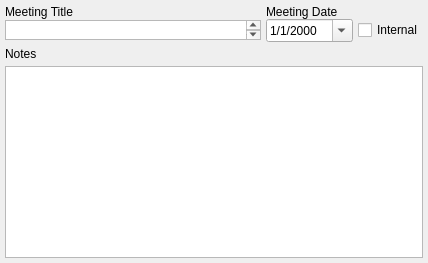
          <widget class="QWidget" name="tabNote">
           <attribute name="title">
            <string>Note</string>
           </attribute>
           <layout class="QHBoxLayout" name="horizontalLayout_2">
            <property name="spacing">
             <number>0</number>
            </property>
            <property name="leftMargin">
             <number>0</number>
            </property>
            <property name="topMargin">
             <number>0</number>
            </property>
            <property name="rightMargin">
             <number>0</number>
            </property>
            <property name="bottomMargin">
             <number>5</number>
            </property>
            <item>
             <widget class="QFrame" name="frameNote">
              <property name="sizePolicy">
               <sizepolicy hsizetype="Expanding" vsizetype="Expanding">
                <horstretch>0</horstretch>
                <verstretch>0</verstretch>
               </sizepolicy>
              </property>
              <property name="frameShape">
               <enum>QFrame::Shape::NoFrame</enum>
              </property>
              <property name="frameShadow">
               <enum>QFrame::Shadow::Raised</enum>
              </property>
              <property name="lineWidth">
               <number>0</number>
              </property>
              <layout class="QVBoxLayout" name="verticalLayout_15">
               <property name="spacing">
                <number>5</number>
               </property>
               <property name="leftMargin">
                <number>5</number>
               </property>
               <property name="topMargin">
                <number>5</number>
               </property>
               <property name="rightMargin">
                <number>5</number>
               </property>
               <property name="bottomMargin">
                <number>0</number>
               </property>
               <item>
                <widget class="QFrame" name="frameMeetingTitle">
                 <property name="frameShape">
                  <enum>QFrame::Shape::NoFrame</enum>
                 </property>
                 <property name="frameShadow">
                  <enum>QFrame::Shadow::Plain</enum>
                 </property>
                 <property name="lineWidth">
                  <number>0</number>
                 </property>
                 <layout class="QGridLayout" name="gridLayout_3">
                  <property name="leftMargin">
                   <number>0</number>
                  </property>
                  <property name="topMargin">
                   <number>0</number>
                  </property>
                  <property name="rightMargin">
                   <number>0</number>
                  </property>
                  <property name="bottomMargin">
                   <number>0</number>
                  </property>
                  <property name="horizontalSpacing">
                   <number>5</number>
                  </property>
                  <property name="verticalSpacing">
                   <number>0</number>
                  </property>
                  <item row="0" column="1">
                   <widget class="QLabel" name="labelMeetingDate">
                    <property name="text">
                     <string>Meeting Date</string>
                    </property>
                   </widget>
                  </item>
                  <item row="0" column="0">
                   <widget class="QLabel" name="labelMeetingTitle">
                    <property name="text">
                     <string>Meeting Title</string>
                    </property>
                   </widget>
                  </item>
                  <item row="1" column="1">
                   <widget class="DateEditEx" name="dateEditMeetingDate">
                    <property name="sizePolicy">
                     <sizepolicy hsizetype="Preferred" vsizetype="Fixed">
                      <horstretch>1</horstretch>
                      <verstretch>0</verstretch>
                     </sizepolicy>
                    </property>
                    <property name="frame">
                     <bool>true</bool>
                    </property>
                    <property name="displayFormat">
                     <string>M/d/yyyy</string>
                    </property>
                    <property name="calendarPopup">
                     <bool>true</bool>
                    </property>
                   </widget>
                  </item>
                  <item row="1" column="0">
                   <widget class="PlainTextEdit" name="plainTextEditMeetingTitle">
                    <property name="sizePolicy">
                     <sizepolicy hsizetype="Expanding" vsizetype="Fixed">
                      <horstretch>4</horstretch>
                      <verstretch>0</verstretch>
                     </sizepolicy>
                    </property>
                    <property name="maximumSize">
                     <size>
                      <width>16777215</width>
                      <height>20</height>
                     </size>
                    </property>
                    <property name="tabChangesFocus">
                     <bool>true</bool>
                    </property>
                    <property name="frame" stdset="0">
                     <bool>true</bool>
                    </property>
                   </widget>
                  </item>
                  <item row="1" column="2">
                   <widget class="QCheckBox" name="checkBoxInternalNote">
                    <property name="text">
                     <string>Internal</string>
                    </property>
                   </widget>
                  </item>
                 </layout>
                </widget>
               </item>
               <item>
                <widget class="QLabel" name="labelNotes">
                 <property name="sizePolicy">
                  <sizepolicy hsizetype="Expanding" vsizetype="Preferred">
                   <horstretch>0</horstretch>
                   <verstretch>0</verstretch>
                  </sizepolicy>
                 </property>
                 <property name="text">
                  <string>Notes</string>
                 </property>
                </widget>
               </item>
               <item>
                <widget class="TextEdit" name="textEditNotes">
                 <property name="sizePolicy">
                  <sizepolicy hsizetype="Expanding" vsizetype="Expanding">
                   <horstretch>0</horstretch>
                   <verstretch>3</verstretch>
                  </sizepolicy>
                 </property>
                 <property name="font">
                  <font>
                   <pointsize>10</pointsize>
                  </font>
                 </property>
                 <property name="styleSheet">
                  <string notr="true"/>
                 </property>
                 <property name="frameShadow">
                  <enum>QFrame::Shadow::Plain</enum>
                 </property>
                </widget>
               </item>
              </layout>
             </widget>
            </item>
           </layout>
          </widget>
